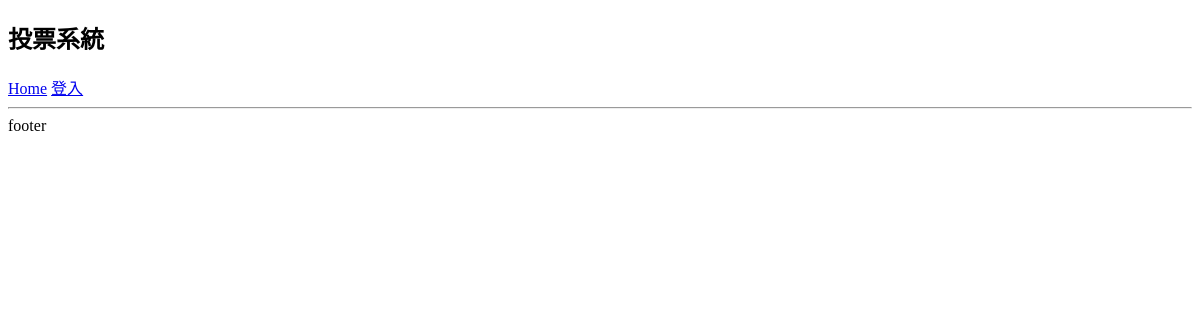
Before: / with the older database file.
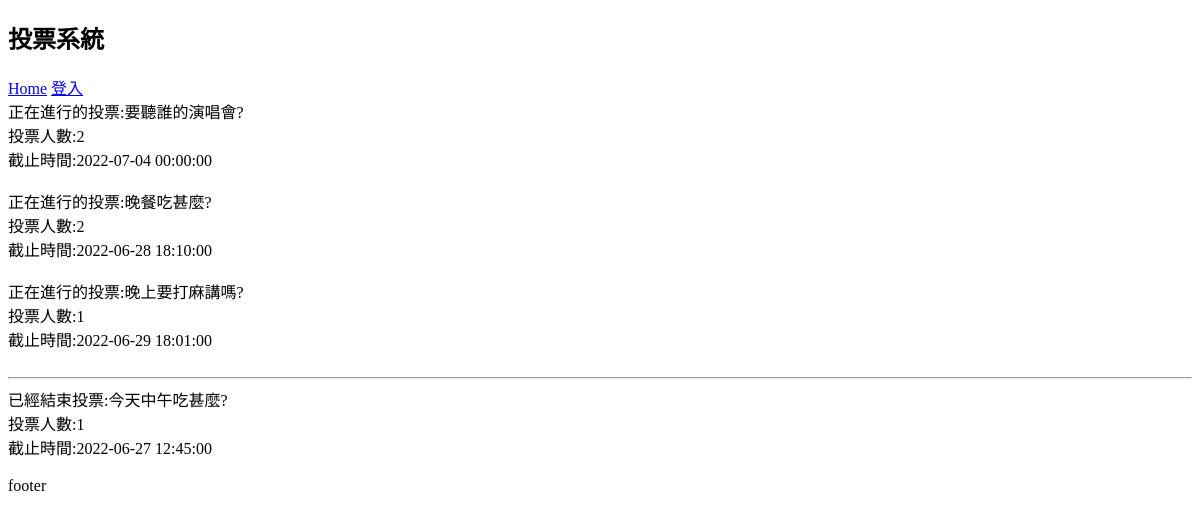
After: the same page with the newer database file.
### tables this page shows
CREATE TABLE `subjects` (
  `id` int(11) UNSIGNED NOT NULL,
  `subject` varchar(128) NOT NULL COMMENT '主題描述',
  `type_id` int(11) NOT NULL,
  `multiple` tinyint(1) NOT NULL DEFAULT 0 COMMENT '單/複選',
  `mulit_limit` tinyint(2) NOT NULL DEFAULT 1 COMMENT '單/複選項目數',
  `start` datetime NOT NULL,
  `end` datetime NOT NULL,
  `total` int(11) UNSIGNED NOT NULL DEFAULT 0
);

### function.php (called while the page is built, shortened)
<?php
function pdo()
{
    $dsn = "mysql:host=localhost;charset=utf8;dbname=vote";
    return  new PDO($dsn, 'root', '');
}
function all($table, ...$arg)
{
    $pdo = pdo();
    $sql = "SELECT * FROM $table ";
    return $pdo->query($sql)->fetchAll(PDO::FETCH_ASSOC);
}
?>

### index.php (the view, shortened to what this page needs)
<!DOCTYPE html>
<html lang="en">
<head>
</head>
<body>
    <div id="header">
        <nav>
            <h1>投票系統</h1>
            <a href="index.php">Home</a>
            <?php
            if (isset($_SESSION['user'])) {
            ?>
                <a href="./login/member_center.php">會員中心</a>
                <a href="./login/logout.php">登出</a>
            <?php
            } else {
            ?>
                <a href="./login/login.php">登入</a>
            <?php
            }
            ?>
        </nav>
    </div>
    <div id="now_vote">
    <?php
        include "./function.php";
        $subjects = all('subjects');
        foreach ($subjects as $key => $subject) {
            $a = $key + 1;
           if (strtotime($subject['end']) >= strtotime(date("Y-m-d H:i:s"))) {
                echo "<div id='now_vote$a'>";
                echo "<div>正在進行的投票:{$subject['subject']}</div>";
                echo "<div>投票人數:{$subject['total']}</div>";
                echo "<div>截止時間:{$subject['end']}</div>";
                echo "</div>";
                echo "<br>";
            }
        }
        ?>
    </div>
    <hr>
    <div id="end_vote">
    <?php
        $subjects = all('subjects');
        foreach ($subjects as $key => $subject) {
            $a = $key + 1;
                if (strtotime($subject['end']) < strtotime(date("Y-m-d H:i:s"))) {
                    echo "<div id='now_vote$a'>";
                    echo "<div>已經結束投票:{$subject['subject']}</div>";
                    echo "<div>投票人數:{$subject['total']}</div>";
                    echo "<div>截止時間:{$subject['end']}</div>";
                    echo "</div>";
                    echo "<br>";
            }
            }
            ?>
    </div>
    <div>
        footer
    </div>
</body>
</html>

Changed rows visible on the page:
added subjects: subject "要聽誰的演唱會?", total "2", end "2022-07-04 00:00:00", shown under "投票系統"
added subjects: subject "晚餐吃甚麼?", total "2", end "2022-06-28 18:10:00", shown under "投票系統"
added subjects: subject "晚上要打麻講嗎?", total "1", end "2022-06-29 18:01:00", shown under "投票系統"
added subjects: subject "今天中午吃甚麼?", total "1", end "2022-06-27 12:45:00"
